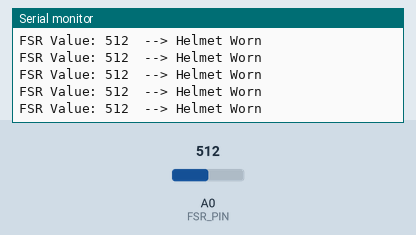
The sketch below on a simulated Arduino Uno, built with avr-gcc and run on an emulated ATmega328P. On the bench: the last lines printed to the serial monitor. The test bench sets the inputs (shaded band); at power-on: A0 (FSR_PIN) = 512.

Above: at 1.2 s.
1.3 s: A0 (FSR_PIN) set to 100
At 1.49 s:
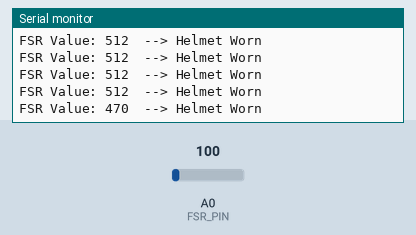
2.8 s: A0 (FSR_PIN) set to 80
At 3.25 s:
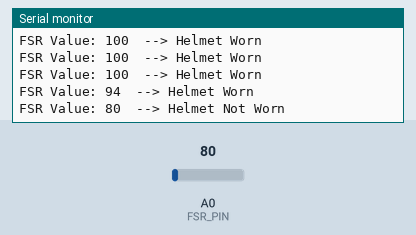
Timing chart, 0 to 5.8 s (numbered marks = the images above; inputs shaded):
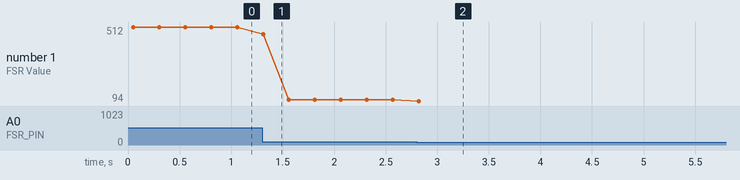

The sketch:

fsr_test.ino
```cpp
// Helmet Wear Detection using FSR
// Arduino UNO Q

const int FSR_PIN = A0;
const int THRESHOLD = 90;

void setup() {
  Serial.begin(115200);
  Serial.println("Helmet Wear Detection Started");
}

void loop() {
  long sum = 0;

  // Take 10 readings and average them
  for (int i = 0; i < 10; i++) {
    sum += analogRead(FSR_PIN);
    delay(5);
  }

  int fsrValue = sum / 10;

  Serial.print("FSR Value: ");
  Serial.print(fsrValue);

  if (fsrValue >= THRESHOLD) {
    Serial.println("  --> Helmet Worn");
  } else {
    Serial.println("  --> Helmet Not Worn");
  }

  delay(200);
}
/*
FSR Value: 62  --> Helmet Not Worn
FSR Value: 94  --> Helmet Not Worn
FSR Value: 102  --> Helmet Not Worn
FSR Value: 97  --> Helmet Not Worn
FSR Value: 125  --> Helmet Not Worn
*/
```

Measured:
- the behaviour switches between 90 and 89 on A0 (FSR_PIN) (found by bisection; images 1 and 2)
- after the input at 1.3 s, the serial monitor: prints a new line at once (image 1)
- after the input at 2.8 s, the serial monitor: prints a new line at once (image 2)
- plotted number 1: 512 → 100 after the input at 1.3 s, 100 → 94 after the input at 2.8 s
